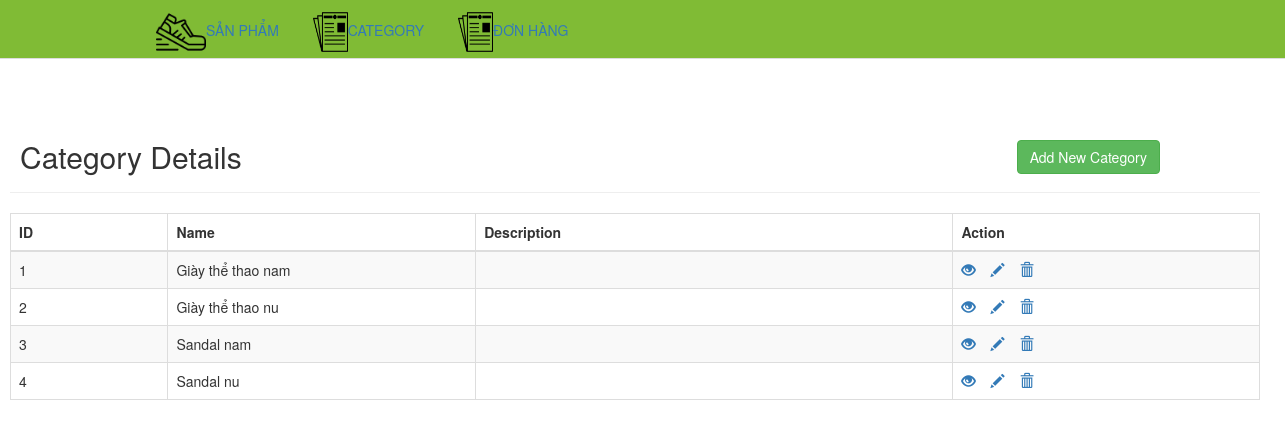
Page /trangCategory.php on the committed database.
### tables this page shows
CREATE TABLE `categories` (
  `cat_id` int(11) NOT NULL,
  `cat_name` varchar(255) DEFAULT NULL,
  `description` varchar(255) DEFAULT NULL
);

### trangCategory.php (the view, shortened to what this page needs)
<!DOCTYPE html>
<html lang="en">
<head>
    <link rel="stylesheet" href="https://maxcdn.bootstrapcdn.com/bootstrap/3.3.7/css/bootstrap.css">
</head>
<body>
    <?php
    require_once "indexQK.php";
     ?>
    <div class="wrapper">
        <div class="container-fluid">
            <div class="row">
                <div class="col-md-12">
                    <div class="page-header clearfix">
                        <h2 class="pull-left" style="margin-left: 10px">Category Details</h2>
                        <a href="insertCategories.php" class="btn btn-success pull-right" style="margin-right: 100px">Add New Category</a>
                    </div>
                    <?php
                    require_once "connect.php";
                    $sql = "SELECT * FROM CATEGORIES";
                    if($result = mysqli_query($connect, $sql)){
                        if(mysqli_num_rows($result) > 0){
                            echo "<table class='table table-bordered table-striped'>";
                                echo "<thead>";
                                    echo "<tr>";
                                        echo "<th>ID</th>";
                                        echo "<th>Name</th>";
                                        echo "<th>Description</th>";
                                        echo "<th>Action</th>";
                                        echo "</tr>";
                                echo "</thead>";
                                echo "<tbody>";
                                while($row = mysqli_fetch_array($result)){
                                    echo "<tr>";
                                        echo "<td>" . $row['cat_id'] . "</td>";
                                        echo "<td>" . $row['cat_name'] . "</td>";
                                        echo "<td>" . $row['description'] . "</td>";
                                        echo "<td>";
                                            echo "<a href='viewCategory.php?cat_id=". $row['cat_id'] ."' title='View Product' data-toggle='tooltip'><span class='glyphicon glyphicon-eye-open'></span></a>";
                                            echo "<a href='updateCategory.php?cat_id=". $row['cat_id'] ."' title='Update Product' data-toggle='tooltip'><span class='glyphicon glyphicon-pencil'></span></a>";
                                            echo "<a href='deleteCategory.php?cat_id=". $row['cat_id'] ."' title='Delete Product' data-toggle='tooltip'><span class='glyphicon glyphicon-trash'></span></a>";
                                        echo "</td>";
                                    echo "</tr>";
                                }
                                echo "</tbody>";
                            echo "</table>";
                        } else{
                            echo "<p class='lead'><em>No records were found.</em></p>";
                        }
                    } else{
                        echo "ERROR: Could not able to execute $sql. " . mysqli_error($connect);
                    }
                    ?>
                </div>
            </div>
        </div>
    </div>
</body>
</html>

### css/test.css (style rules this page uses)
* { padding: 0px; margin: 0px; }
div { padding: 0px; margin: 0px; }
a { text-decoration: none; }

### trangCategory.php (style rules this page uses)
.wrapper { width: 1250px; margin: 0 auto; margin-left: 10px; margin-right: 10px; }
.page-header h2 { margin-top: 0; }
th,td { width: 30px; }
table tr td:last-child a { margin-right: 15px; }

### rows in the picture
categories: cat_id "1", cat_name "Giày thể thao nam"
categories: cat_id "2", cat_name "Giày thể thao nu"
categories: cat_id "3", cat_name "Sandal nam"
categories: cat_id "4", cat_name "Sandal nu"
